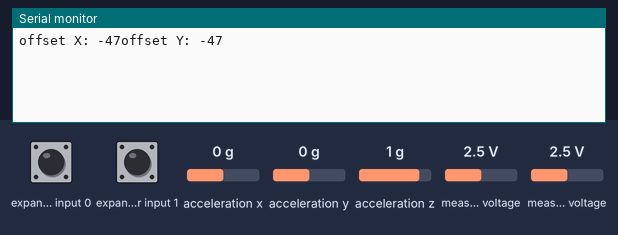
Recording of a sketch running on a simulated Teensy 3. Parts: the last lines printed to the serial monitor. Wiring (inferred from the names in the program): Wii Nunchuk at I2C address 0x52. The test bench sets the inputs (shaded band); at power-on: acceleration x 0 g, expander input 0 HIGH, expander input 1 HIGH, acceleration y 0 g, acceleration z 1 g, measured voltage 2.5 V.

Above: at 3.2 s.
3.3 s: acceleration x set to -1.4 g
At 4.6 s:
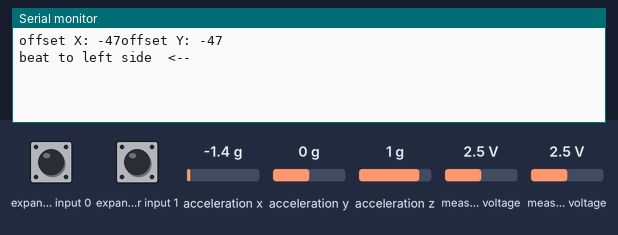
4.9 s: acceleration x set to 0 g
At 6.2 s:
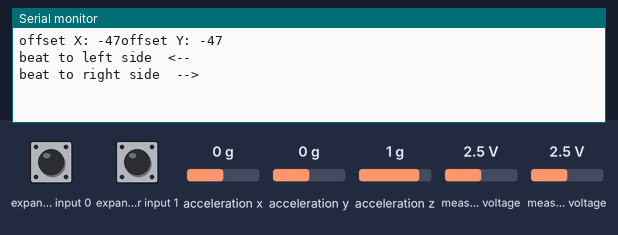

The sketch:

wii-nunchuk-teensy31.ino
```cpp
#include <Wire.h>
#include "Nunchuk.h"

// Nunchuck for input
IntervalTimer NuchukTimer;
Nunchuk nc = Nunchuk();

// vars for left right beatdetection
unsigned long XACC_LEFT_TIME = 0;
unsigned long XACC_RIGHT_TIME = 0;
unsigned int LEFTCOUNT = 0;
unsigned int RIGHTCOUNT = 0;

/*
 *  Nunchuk Data.
 *  Can not use a struct here because volatile vars.
 *  nunchuk read runns in a Timer all 10 ms.
 *  all datatyps are the same than in Nunchuk.h
 */

volatile float NcAccel;
volatile int NcAccelX;
volatile int NcAccelY;
volatile int NcAccelZ;
volatile bool NcBtnZ;
volatile bool NcBtnC;
volatile int NcJoyX;
volatile int NcJoyY;
volatile float NcTiltX;
volatile float NcTiltY;
volatile float NcTiltZ;

int NcJoyX_offset = 0; // offset for joystick x achsis
int NcJoyY_offset = 0; // offset for joystick yS achsis


int mouseDead = 5; // set between min of 0 and max of 10
int mylookupZeroOffset= 126 + mouseDead +1;
int mouseLookupX[300];
int mouseLookupY[300];


/// activate nuchuk emulation
bool IS_MOUSE = true;
bool IS_KEY = true;
bool IS_JOY = false;

float SLOW_MOUSE_MOVE_X = 0.0;
float SLOW_MOUSE_MOVE_Y = 0.0;


/// --------------SETUP-------------
void setup()
{
  // Initialize the serial port
  //Serial.begin(115200);
  Serial.begin(57600);

  // Initialize the Nunchuk.
  nc.begin();
  NuchukTimer.begin(readNuchuk, 10000);// all 10ms

  // Calibrate Joy X and Joy Y
  elapsedMillis waiting;     // "waiting" starts at zero
  while (waiting < 2000) {
    NcJoyX_offset = runningAverageX(NcJoyX);
    NcJoyY_offset = runningAverageY(NcJoyY);
  }
  if(NcBtnZ){
    IS_MOUSE = false;
    IS_KEY = false;
    IS_JOY = true;
    }

  NcJoyX_offset *= -1;
  NcJoyY_offset *= -1;
  Serial.print("offset X: ");
  Serial.print(NcJoyX_offset);
  Serial.print("offset Y: ");
  Serial.println(NcJoyY_offset);

  //create lookuptables
  // negative -127 -> -1

  for( int i = 0; i <= 299; i++){
     mouseLookupX[i] = 128;
     mouseLookupY[i] = 128;
  }

  int val = -127;
  for( int i = 0; i <= 126; i++){
     mouseLookupX[i] = val;
     mouseLookupY[i] = val;
     //Serial.println( mouseLookupX[i] );
     val +=1;
  }
  // add deadPoint XY
  for( int i = 127; i <= 126 + (mouseDead*2) +1; i++){
     mouseLookupX[i] = 0;
     mouseLookupY[i] = 0;
     //Serial.println( mouseLookupX[i] );
  }
  // add positive
  int posval = 1;
  for( int i = 127 + (mouseDead*2) +1; i <= 255 + (mouseDead*2); i++){
     mouseLookupX[i] = posval;
     mouseLookupY[i] = posval;
     //Serial.println( mouseLookupX[i] );
     posval +=1;
  }

 /*
  for( int i = 0; i <= 280; i++){
    Serial.print("i: ");
    Serial.print(i);
    Serial.print(", val: ");
    Serial.println( mouseLookupX[i]);
  }
  Serial.print("my zero in lookup table:");
  Serial.println(mylookupZeroOffset);
  delay(300*1000);
  */
}


/// -------Nunchuk Timer Function all 10ms---
void readNuchuk(){

  nc.read();

  if( nc.isOk() ) {
    NcAccel = nc.getAccel();
    NcAccelX = nc.getAccelX();
    NcAccelY = nc.getAccelY();
    NcAccelZ = nc.getAccelZ();
    NcBtnZ = nc.getButtonZ();
    NcBtnC = nc.getButtonC();
    NcJoyX = nc.getJoyX();
    NcJoyY = nc.getJoyY();
    NcTiltX = nc.getTiltX();
    NcTiltY = nc.getTiltY();
    NcTiltZ = nc.getTiltZ();
  }
}


/// ----------Main Loop------------
void loop()
{
/// uncomment next line to see all nunchuck inputs on serial console
  //serial_print_all_nunchuk_inputs();


/// EXAMPLES for KEY, JOYSTICK and MOUSE emulation

/// KEY example using beatdetection to move for example a slideshow with KEY_LEFT or KEY_RIGT

  if(IS_KEY){
    // detect left right hits
    int hitdirection = simpleLeftRightHitDetection();
    // we fire some keyboard keys
    if(hitdirection == -1){
      doKeyboardRightKey(); // reversed, but better feeling on image slideshow
    }
    if(hitdirection == 1){
      doKeyboardLeftKey(); // reversed, but better feeling on image slideshow
    }
  }

/// JOY Example for 4 achsis and two btn joystick
  if(IS_JOY){
    Joystick.X(map(NcJoyX + NcJoyX_offset,-105,105,0,1023));
    Joystick.Y(map(NcJoyY + NcJoyY_offset,-105,105,1023,0));
    Joystick.Z(map(NcTiltX,-90,90,0,1023));
    Joystick.Zrotate(map(NcTiltY,-90,90,0,1023));
    Joystick.button(1, NcBtnZ);
    Joystick.button(2, NcBtnC);
  }


/// MOUSE Example for two a button Mouse while Nunchuck Joystick is used for Mouse Mouvements
  if(IS_MOUSE){

    // add mouse deadzone
    int deadX = mouseLookupX[NcJoyX + NcJoyX_offset + mylookupZeroOffset];
    int deadY = mouseLookupY[NcJoyY + NcJoyY_offset + mylookupZeroOffset];
    // map the mouse to the maximus
    float mouseX = map(deadX,-105,105,-100,100);
    float mouseY = map(deadY,-105,105,100,-100);
    // devide mouse speed
    float parsed_mouseX = mouseX / 5.0; // 25.0 on lenovo laptop, 5 on raspberry pi
    float parsed_mouseY = mouseY / 5.0; // 25.0 on lenovo laptop, 5 on raspberry pi

    // create slow move for x if x <1
    if((SLOW_MOUSE_MOVE_X >= -1.0 && SLOW_MOUSE_MOVE_X <= 1.0) && (parsed_mouseX > -1.0 && parsed_mouseX < 1.0)){
      SLOW_MOUSE_MOVE_X += parsed_mouseX;
      if (SLOW_MOUSE_MOVE_X >= 1.00){
        Mouse.move(SLOW_MOUSE_MOVE_X, parsed_mouseY);
      }
      if (SLOW_MOUSE_MOVE_X <= -1.00){
         Mouse.move(SLOW_MOUSE_MOVE_X, parsed_mouseY);
      }
    }
    else{
      SLOW_MOUSE_MOVE_X = 0.0;
    }

    if(parsed_mouseX == 0.0){
      SLOW_MOUSE_MOVE_X = 0.0;
    }

    // create slow move for y if y < 1
    if((SLOW_MOUSE_MOVE_Y >= -1.0 && SLOW_MOUSE_MOVE_Y <= 1.0) && (parsed_mouseY > -1.0 && parsed_mouseY < 1.0)){
      SLOW_MOUSE_MOVE_Y += parsed_mouseY;
      if (SLOW_MOUSE_MOVE_Y >= 1.00){
        Mouse.move(int(parsed_mouseX), int(SLOW_MOUSE_MOVE_Y));
      }
      if (SLOW_MOUSE_MOVE_Y <= -1.00){
         Mouse.move(int(parsed_mouseX), int(SLOW_MOUSE_MOVE_Y));
      }
    }
    else{
      SLOW_MOUSE_MOVE_Y = 0.0;
    }

    if(parsed_mouseY == 0.0){
      SLOW_MOUSE_MOVE_Y = 0.0;
    }

/*
    Serial.print("dead X: ");
    Serial.print(deadX);
    Serial.print(" dead Y: ");
    Serial.print(deadY);

    Serial.print("X: ");
    Serial.print(mouseX);
    Serial.print(" X parsed: ");
    Serial.print(int(parsed_mouseX));
    Serial.print(" Y: ");
    Serial.print(mouseY);
    Serial.print(" Y parsed: ");
    Serial.print(parsed_mouseY);
    Serial.print(" X slow: ");
    Serial.print(SLOW_MOUSE_MOVE_X);
    Serial.print(" Y slow: ");
    Serial.println(SLOW_MOUSE_MOVE_Y);
*/
    // create move for x y if bigger than 1
    Mouse.move(int(parsed_mouseX), int(parsed_mouseY));
    Mouse.set_buttons(NcBtnZ, 0, NcBtnC);
  }
/// Delay everything a little bit.
  delay(5);
}

// -----------Functions----------

void doKeyboardLeftKey(){
  Keyboard.set_key1(KEY_LEFT);
  Keyboard.send_now();
  Keyboard.set_key1(0);
  Keyboard.send_now();
}

void doKeyboardRightKey(){
  Keyboard.set_key1(KEY_RIGHT);
  Keyboard.send_now();
  Keyboard.set_key1(0);
  Keyboard.send_now();
}


/// simple Average filter
long runningAverageX(int M) {
  #define LM_SIZE 20
  static int LM[LM_SIZE];      // LastMeasurements
  static byte index = 0;
  static long sum = 0;
  static byte count = 0;

  // keep sum updated to improve speed.
  sum -= LM[index];
  LM[index] = M;
  sum += LM[index];
  index++;
  index = index % LM_SIZE;
  if (count < LM_SIZE) count++;

  return sum / count;
}

long runningAverageY(int M) {
  #define LM_SIZE 20
  static int LM[LM_SIZE];      // LastMeasurements
  static byte index = 0;
  static long sum = 0;
  static byte count = 0;

  // keep sum updated to improve speed.
  sum -= LM[index];
  LM[index] = M;
  sum += LM[index];
  index++;
  index = index % LM_SIZE;
  if (count < LM_SIZE) count++;

  return sum / count;
}


// simple detection of x axis left and right beats
// return -1 = left, 0 = nothing, 1 = right
int simpleLeftRightHitDetection(){
  int hit = 0;
  int averangeaccx = runningAverageX(NcAccelX);

  if ( NcAccelX - averangeaccx > 300) {
    RIGHTCOUNT +=1;
    if( XACC_RIGHT_TIME == 0 ){
      XACC_RIGHT_TIME = millis();
    }
  }

  if (NcAccelX - averangeaccx < -300) {
    LEFTCOUNT += 1;
    if( XACC_LEFT_TIME == 0 ){
      XACC_LEFT_TIME = millis();
    }
  }

  if (XACC_RIGHT_TIME != 0 && millis() - XACC_RIGHT_TIME > 100 ){
    XACC_RIGHT_TIME = 0;
    //Serial.print("RIGHTCOUNT: ");
    //Serial.println(RIGHTCOUNT);
    if(RIGHTCOUNT > LEFTCOUNT){
      hit = 1;
      Serial.println("beat to right side  -->");
    }
    RIGHTCOUNT = 0;
  }

  if (XACC_LEFT_TIME != 0 && millis() - XACC_LEFT_TIME > 100 ){
    //Serial.println("setze XACC_LEFT_TIME auf 0");
    XACC_LEFT_TIME = 0;
    //Serial.print("LEFTCOUNT: ");
    //Serial.println(LEFTCOUNT);
    if(LEFTCOUNT > RIGHTCOUNT){
      hit = -1;
      Serial.println("beat to left side  <--");
    }
    LEFTCOUNT = 0;
  }
  return hit;
}

void serial_print_all_nunchuk_inputs(){

  Serial.print( NcAccel, DEC );
  Serial.print( "\t" );
  Serial.print( NcAccelX, DEC );
  Serial.print( "\t" );
  Serial.print( NcAccelY, DEC );
  Serial.print( "\t" );
  Serial.print( NcAccelZ, DEC );
  Serial.print( "\t" );

  Serial.print( NcBtnZ, DEC );
  Serial.print( "\t" );
  Serial.print( NcBtnC, DEC );
  Serial.print( "\t" );
  Serial.print( NcJoyX + NcJoyX_offset, DEC );
  Serial.print( "\t" );
  Serial.print( NcJoyY + NcJoyY_offset, DEC );
  Serial.print( "\t" );

  Serial.print( NcTiltX, DEC );
  Serial.print( "\t" );
  Serial.print( NcTiltY, DEC );
  Serial.print( "\t" );
  Serial.print( NcTiltZ, DEC );
  Serial.print( "\n" );
  }
```

Nunchuk.cpp
```cpp
// (licence header left out)
#include "Arduino.h"
#include <Wire.h>

#include "Nunchuk.h"

const float radToDegrees = 57.29577951308232;


// Initialization

void Nunchuk::begin()
{
  int i;

  // Override the TWI frequency
  //TWBR = ((CPU_FREQ / NUNCHUK_TWI_FREQ) - 16) / 2;

  Wire.begin();

  // Initialize
  delay(1);

  Wire.beginTransmission(NUNCHUK_TWI_DEVICE_ADDRESS);	// device address
  Wire.write(0xF0);		        // 1st initialisation register
  Wire.write(0x55);		        // 1st initialisation value
  Wire.endTransmission();
  delay(1);

  Wire.beginTransmission(NUNCHUK_TWI_DEVICE_ADDRESS);
  Wire.write(0xFB);		        // 2nd initialisation register
  Wire.write(0x00);		        // 2nd initialisation value
  Wire.endTransmission();
  delay(1);

  // write the crypto key (zeros), in 3 blocks of 6, 6 & 4.
  Wire.beginTransmission(NUNCHUK_TWI_DEVICE_ADDRESS);
  Wire.write(0xF0);		        // crypto key command register
  Wire.write(0xAA);		        // writes crypto enable notice
  Wire.endTransmission();
  delay(1);

  Wire.beginTransmission(NUNCHUK_TWI_DEVICE_ADDRESS);
  Wire.write(0x40);		        // crypto key data address
  for (i = 0; i < 6; i++) {
      Wire.write(0x00);		        // writes 1st key block (zeros)
  }
  Wire.endTransmission();
  delay(1);

  Wire.beginTransmission(NUNCHUK_TWI_DEVICE_ADDRESS);
  Wire.write(0x40);		        // writes memory address
  for (i = 6; i < 12; i++) {
      Wire.write(0x00);		        // writes 2nd key block (zeros)
  }
  Wire.endTransmission();
  delay(1);

  Wire.beginTransmission(NUNCHUK_TWI_DEVICE_ADDRESS);
  Wire.write(0x40);		        // writes memory address
  for (i = 12; i < 16; i++) {
      Wire.write(0x00);		        // writes 3rd key block (zeros)
  }
  Wire.endTransmission();
  delay(1);

  // end device init
}


// Read the current value
void Nunchuk::read()
{
  uint8_t i;
  int a;

  // Request to read the new data
  Wire.requestFrom( NUNCHUK_TWI_DEVICE_ADDRESS, NUNCHUK_TWI_BUFFER_SIZE );
  delayMicroseconds( NUNCHUK_TWI_DELAY_MICROSEC );

  // Read the new data
  if( NUNCHUK_TWI_BUFFER_SIZE==Wire.available() )
  {
    _ok = 1;
    for( i = 0; i<NUNCHUK_TWI_BUFFER_SIZE; i++ )
    {
      _buf[i] = _decode_byte( (uint8_t)Wire.read() );
    }
  }
  else
  {
    // Throw away any more data that arrives
    _ok = 0;
    while( Wire.available() )
      Wire.read();
  }

  // Calculate accel and accel^2 values
  a = _buf[2] * 2 * 2;
  if((_buf[5] >> 2) & 1)
    {
      a += 2;
    }
  if((_buf[5] >> 3) & 1)
    {
      a += 1;
    }
  _ax = a - 511;
  _ax2 = pow( _ax, 2 );

  a = _buf[3] * 2 * 2;
  if((_buf[5] >> 4) & 1)
    {
      a += 2;
    }
  if((_buf[5] >> 5) & 1)
    {
      a += 1;
    }
  _ay = a - 511;
  _ay2 = pow( _ay, 2 );

  a = _buf[4] * 2 * 2;
  if((_buf[5] >> 6) & 1)
    {
      a += 2;
    }
  if((_buf[5] >> 7) & 1)
    {
      a += 1;
    }
  _az = a - 511;
  _az2 = pow( _az, 2 );

  // Set up the next read
  Wire.beginTransmission( NUNCHUK_TWI_DEVICE_ADDRESS );
  Wire.write( NUNCHUK_TWI_CMD_ZERO );
  Wire.endTransmission( true );
}


/* Wiimote data stream is encoded.  This decodes each byte */
uint8_t Nunchuk::_decode_byte( uint8_t x )
{
  x =(x ^ 0x17) + 0x17;
  return x;
}


/* Getters */

bool Nunchuk::isOk()
{
  return (_ok==1);
}

bool Nunchuk::getButtonZ()
{
  return !((_buf[5] >> 0) & 1);
}

bool Nunchuk::getButtonC()
{
  return !((_buf[5] >> 1) & 1);
}

int Nunchuk::getJoyX()
{
  return (int)_buf[0] - 127;
}

int Nunchuk::getJoyY()
{
  return (int)_buf[1] - 127;
}

int Nunchuk::getAccelX()
{
  return _ax;
}

int Nunchuk::getAccelY()
{
  return _ay;
}

int Nunchuk::getAccelZ()
{
  return _az;
}

float Nunchuk::getAccel()
{
  return sqrt(_ax2 + _ay2 + _az2);
}


// Tilt angles from http://www.freescale.com/files/sensors/doc/app_note/AN3461.pdf

// rho
float Nunchuk::getTiltX()
{
  return atan(_ax/sqrt(_ay2+_az2))*radToDegrees;
}

// phi
float Nunchuk::getTiltY()
{
  return atan(_ay/sqrt(_ax2+_az2))*radToDegrees;
}

// theta
float Nunchuk::getTiltZ()
{
  return atan(sqrt(_ay2+_ax2)/_az) *radToDegrees;
}
```

Nunchuk.h
```cpp
// (licence header left out)
#ifndef NUNCHUK_h
#define NUNCHUK_h

#include "Arduino.h"

#define NUNCHUK_TWI_DEVICE_ADDRESS 0x52
#define NUNCHUK_TWI_CMD_IDENT      0xFA
#define NUNCHUK_TWI_CMD_INIT       0x40
#define NUNCHUK_TWI_CMD_ZERO       0x00
#define NUNCHUK_TWI_BUFFER_SIZE    6
#define NUNCHUK_TWI_DELAY_MICROSEC 100


class Nunchuk
{
  private:
    uint8_t _ok;
    int _ax, _ay, _az;
    long _ax2, _ay2, _az2;
    uint8_t _buf[NUNCHUK_TWI_BUFFER_SIZE];
    uint8_t _decode_byte(uint8_t x);

  public:
    void begin();
    void read();       /* Read the current data */
    bool isOk();          /* Did the data read ok? */
    bool getButtonZ();    /* 1 if pressed, 0 if not */
    bool getButtonC();    /* 1 if pressed, 0 if not */

    int  getJoyX();       /* -127 to 128, in practice -100 to 100 */
    int  getJoyY();       /* -127 to 128, in practice -100 to 100 */

    int  getAccelX();     /* side-side  acceleration, -511 to 512 */
    int  getAccelY();     /* front-back acceleration, -511 to 512 */
    int  getAccelZ();     /* top-bottom acceleration, -511 to 512 */

    float getAccel();     /* Modulus of acceleration.  1G ~= 200 */

    float getTiltX();     /* degrees, +/- 90 */
    float getTiltY();     /* degrees, +/- 90 */
    float getTiltZ();     /* degrees, +/- 90 */
};

#endif
```

Measured:
- after the input at 3.3 s, the serial monitor: prints a new line after 0.11 s (image 1)
- after the input at 4.9 s, the serial monitor: prints a new line after 0.12 s (image 2)
